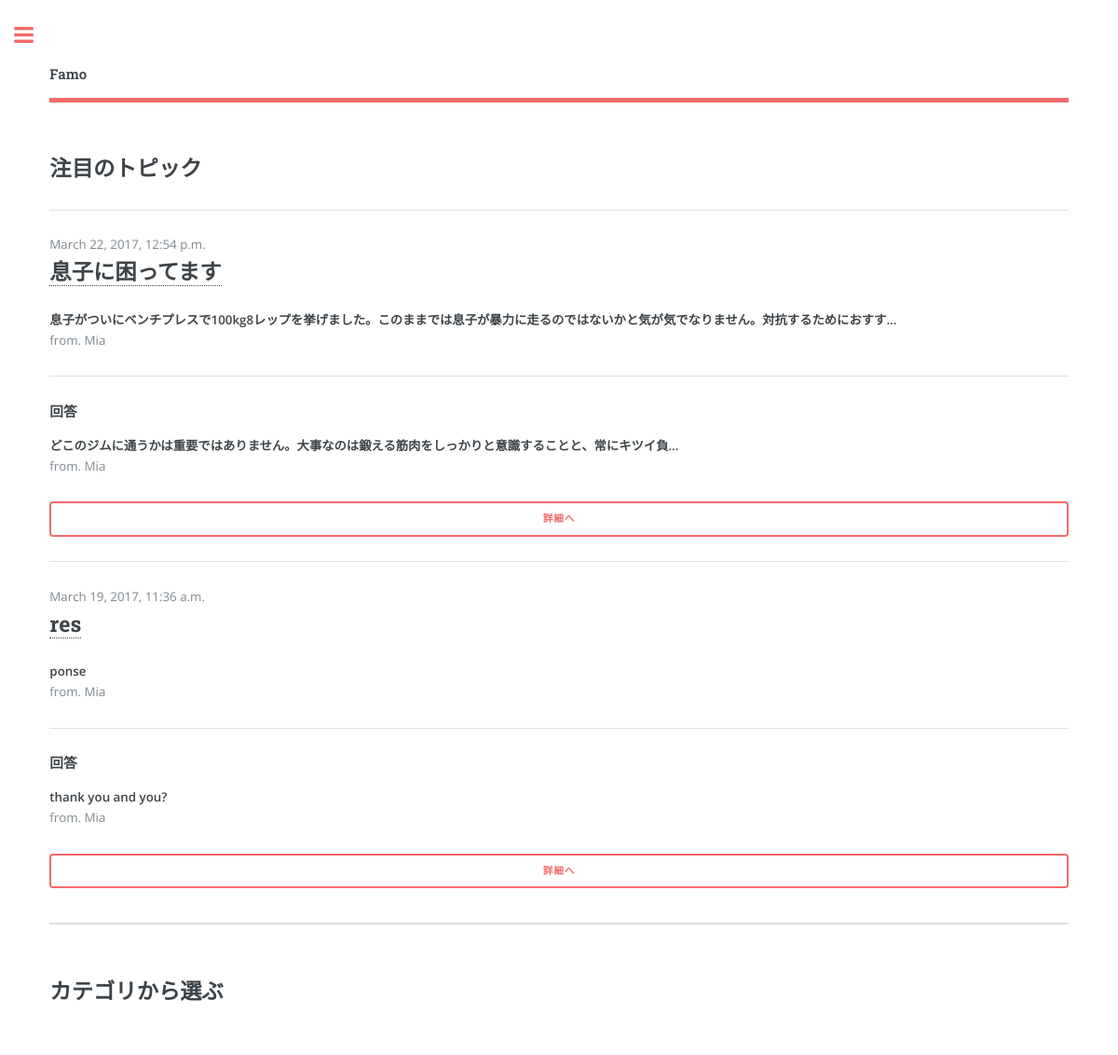
The page /counsel/popular/ (signed in) on the database its author committed.
### counsel/models.py (models this page shows, shortened)
class Post(models.Model):
    title = models.CharField(max_length=50)
    content = models.CharField(max_length=500)
    user = models.ForeignKey(FamoUser)
    updated_date = models.DateTimeField(auto_now=True)
    anonymous = models.BooleanField(default=False)
    class Meta:
        abstract = True

class Question(Post):
    hits = models.IntegerField(default=0)
    last_accessed_date = models.DateTimeField(default=datetime.now())

class Answer(Post):
    question = models.ForeignKey(Question)
    good_rators = models.ManyToManyField(FamoUser, related_name='good_answers')
    bad_rators = models.ManyToManyField(FamoUser, related_name='bad_anwers')

### accounts/models.py (models this page shows)
class FamoUser(AbstractUser):
    birth_date = models.DateField(null=True)
    registered_date = models.DateField(auto_now_add=True, null=True)
    sex = models.IntegerField(null=True)    # add a limit_choices_to
    job = models.IntegerField(null=True)    # add a limit_choices_to
    introduction = models.TextField(default='')
    follows = models.ManyToManyField('self', symmetrical=None)

### counsel/views.py (the view)
def popular(request):
    return render(request, 'counsel/popular.html', {'questions': Question.objects.order_by('-hits')[:20]})

### commons/templatetags/commons_extras.py (called while the page is built)
@register.filter
def cut_text(text, num):
    if len(text) > num:
        return ''.join([text[:num], '...'])
    else:
        return text

@register.filter
def get_categories(num=30):
    return Category.objects.order_by('name')[:num]

@register.inclusion_tag('commons/search_form.html')
def search_form():
    search_form = SearchForm(prefix='search')
    return {'search_form': search_form}

### counsel/models.py (called while the page is built)
    def __str__(self):
        return self.name

### counsel/templatetags/counsel_extras.py (called while the page is built)
@register.inclusion_tag('counsel/popular_question_node.html')
def popular_question_node(question):
    answers = question.answer_set
    if answers.count() > 0:
        return {'question': question, 'top_comment': answers.annotate(rates=Count('good_rators')).order_by('-rates')[0]}
    else:
        return {'question': question}

### counsel/templates/counsel/popular.html
{% extends 'commons/base.html' %}
{% load static %}
{% load counsel_extras %}
{% block content %}
<section id="questions">
  <h2>注目のトピック</h2>
  {% for question in questions %}
  <section id="question{{ question.id }}">
    <hr>
    {% popular_question_node question %}
  </section>
  {% endfor %}
</section>
<section>
  <h2>カテゴリから選ぶ</h2>
{% endblock content %}

### counsel/templates/counsel/popular_question_node.html
{% load commons_extras %}
{% load counsel_extras %}
{{ question.updated_date }}
<h2><a href="{% url 'counsel:detail' question.id %}">{{ question.title }}</a></h2>
<p><strong>{{ question.content|cut_text:70 }}</strong></br>from. {% if question.user.anonymous %}匿名{% else %}{{ question.user }}{% endif %}</p>
{% if top_comment %}
<hr>
<section id="answer{{ answer.id }}">
  <h4>回答</h4>
  <p><strong>{{ top_comment.content|cut_text:50 }}</strong></br>from. {% if top_comment.user.anonymous %}匿名{% else %}{{ top_comment.user }}{% endif %}</p>
  <button onclick=location.href="{% url 'counsel:detail' question.id %}" class="button fit">詳細へ</button>
</section>
{% endif %}

### commons/static/commons/assets/css/main.css (style rules this page uses)
html, body, div, span, applet, object, iframe, h1, h2, h3, h4, h5, h6, p, blockquote, pre, a, abbr, acronym, address, big, cite, code, del, dfn, em, img, ins, kbd, q, s, samp, small, strike, strong, sub, sup, tt, var, b, u, i, center, dl, dt, dd, ol, ul, li, fieldset, form, label, legend, table, caption, tbody, tfoot, thead, tr, th, td, article, aside, canvas, details, embed, figure, figcaption, footer, header, hgroup, menu, nav, output, ruby, section, summary, time, mark, audio, video { margin: 0; padding: 0; border: 0; font-size: 100%; font: inherit; vertical-align: baseline; }
article, aside, details, figcaption, figure, footer, header, hgroup, menu, nav, section { display: block; }
body { line-height: 1; }
body { -webkit-text-size-adjust: none; }
*, *:before, *:after { -moz-box-sizing: border-box; -webkit-box-sizing: border-box; box-sizing: border-box; }
body { -ms-overflow-style: scrollbar; }
body { background: #ffffff; }
body, input, select, textarea { color: #7f888f; font-family: "Open Sans", sans-serif; font-size: 13pt; font-weight: 400; line-height: 1.65; }
@media screen and (max-width: 1680px) { body, input, select, textarea { font-size: 11pt; } }
@media screen and (max-width: 1280px) { body, input, select, textarea { font-size: 10pt; } }
a { -moz-transition: color 0.2s ease-in-out, border-bottom-color 0.2s ease-in-out; -webkit-transition: color 0.2s ease-in-out, border-bottom-color 0.2s ease-in-out; -ms-transition: color 0.2s ease-in-out, border-bottom-color 0.2s ease-in-out; transition: color 0.2s ease-in-out, border-bottom-color 0.2s ease-in-out; border-bottom: dotted 1px; color: #f56a6a; text-decoration: none; }
strong, b { color: #3d4449; font-weight: 600; }
p { margin: 0 0 2em 0; }
h1, h2, h3, h4, h5, h6 { color: #3d4449; font-family: "Roboto Slab", serif; font-weight: 700; line-height: 1.5; margin: 0 0 1em 0; }
h1 a, h2 a, h3 a, h4 a, h5 a, h6 a { color: inherit; text-decoration: none; }
h2 { font-size: 1.75em; }
h4 { font-size: 1.1em; }
hr { border: 0; border-bottom: solid 1px rgba(210, 215, 217, 0.75); margin: 2em 0; }
input[type="submit"], input[type="reset"], input[type="button"], button, .button { -moz-appearance: none; -webkit-appearance: none; -ms-appearance: none; appearance: none; -moz-transition: background-color 0.2s ease-in-out, color 0.2s ease-in-out; -webkit-transition: background-color 0.2s ease-in-out, color 0.2s ease-in-out; -ms-transition: background-color 0.2s ease-in-out, color 0.2s ease-in-out; transition: background-color 0.2s ease-in-out, color 0.2s ease-in-out; background-color: transparent; border-radius: 0.375em; border: 0; box-shadow: inset 0 0 0 2px #f56a6a; color: #f56a6a !important; cursor: pointer; display: inline-block; font-family: "Roboto Slab", serif; font-size: 0.8em; font-weight: 700; height: 3.5em; letter-spacing: 0.075em; line-height: 3.5em; padding: 0 2.25em; text-align: center; text-decoration: none; text-transform: uppercase; white-space: nowrap; }
input[type="submit"].fit, input[type="reset"].fit, input[type="button"].fit, button.fit, .button.fit { display: block; margin: 0 0 1em 0; width: 100%; }
#main > .inner > section { padding: 6em 0 4em 0 ; border-top: solid 2px rgba(210, 215, 217, 0.75); }
#main > .inner > section:first-of-type { border-top: 0 !important; }
@media screen and (max-width: 1680px) { #main > .inner > section { padding: 5em 0 3em 0 ; } }
@media screen and (max-width: 1280px) { #main > .inner > section { padding: 4em 0 2em 0 ; } }

### rows shown on the page
Question: updated_date "March 22, 2017, 12:54 p.m.", title "息子に困ってます", content "息子がついにベンチプレスで100kg8レップを挙げました。このままでは息子が暴力に走るのではないかと気が気でなりません。対抗するためにおすす...", user "Mia"
Answer: content "どこのジムに通うかは重要ではありません。大事なのは鍛える筋肉をしっかりと意識することと、常にキツイ負...", user "Mia"
Question: updated_date "March 19, 2017, 11:36 a.m.", title "res", content "ponse", user "Mia"
Answer: content "thank you and you?", user "Mia"
